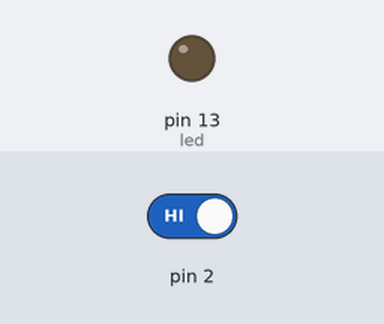
A sketch run on a simulated Arduino Uno, built with avr-gcc and run on an emulated ATmega328P. On the bench: output pins drawn as LEDs (lit = HIGH). The test bench sets the inputs (shaded band); at power-on: pin 2 HIGH. What the sketch prints to the serial monitor is not drawn.

Above: at 1.2 s.
1.3 s: pin 2 driven LOW
At 2.7 s:
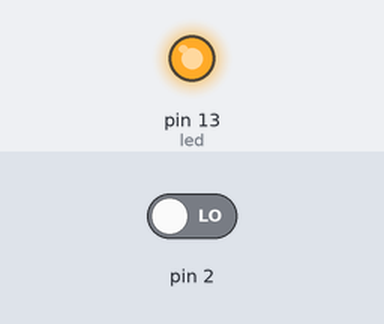
Timing chart, 0 to 4.3 s (numbered marks = the images above; inputs shaded):
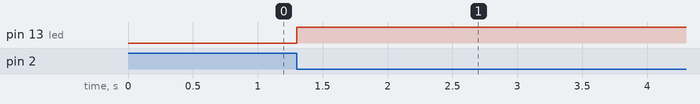

Measured:
- after the input at 1.3 s, pin 13 (led): LOW → HIGH at once

The sketch:

external_Interrupt.ino
```cpp
#define led 13

volatile byte state = HIGH;

const int duration = 1000;

unsigned long pre_time = 0;
unsigned long cur_time = 0;


void isr(){
  cur_time =millis();
  if(cur_time - pre_time >= duration){
     Serial.println("인터럽트 발생");
     pre_time = cur_time;
     digitalWrite(led, state);
     state = !state;
     Serial.println(state);
  }
}

void setup() {
  Serial.begin(9600);
  pinMode(led,OUTPUT);

  attachInterrupt(0,isr,FALLING);

}

void loop() {

}
```
